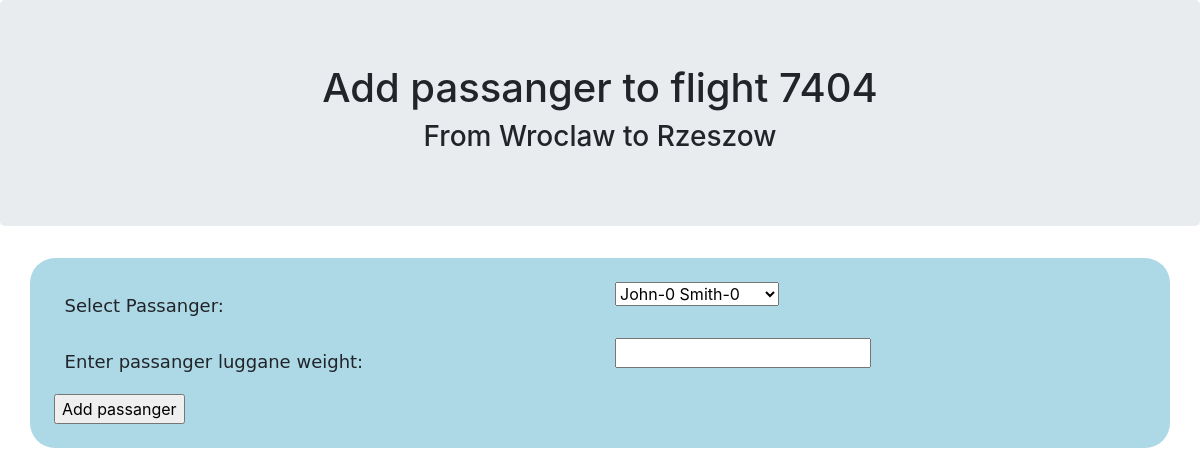
Screenshot of /airlinemanager/flights/7404/add_passanger_form (signed in) with the database file from the repository.
### flightmanager/models.py (models this page shows, shortened)
class Flight(models.Model):
    departure_date = models.DateTimeField()
    arrival_date = models.DateTimeField()
    departure_airport = models.CharField(max_length=20)
    arrival_airport = models.CharField(max_length=20)
    airplane = models.ForeignKey(Airplane, on_delete=models.CASCADE)

### flightmanager/views.py (the view)
# urls.py: path('flights/<int:flight_id>/add_passanger_form', views.add_passanger_form, name='add_passanger_form'),
@login_required
def add_passanger_form(request, flight_id):
    flight = get_object_or_404(Flight, pk=flight_id)
    passangers = Passanger.objects.all()
    return render(request, 'flightmanager/add_passanger.html', {'flight': flight, 'passangers': passangers})

### flightmanager/templates/flightmanager/add_passanger.html (shortened to what this page needs)
<!DOCTYPE html>
<html lang="en">
<head>
    <link rel="stylesheet" href="https://maxcdn.bootstrapcdn.com/bootstrap/4.1.0/css/bootstrap.min.css">
    {% load static %}
    <link rel="stylesheet" type="text/css" href="{% static 'flightmanager/add_passenger.css' %}" />
</head>
<body>
<div class="jumbotron text-center">
    <h1>Add passanger to flight {{ flight.id }}</h1>
    <h3>From {{ flight.departure_airport }} to {{ flight.arrival_airport }}</h3>
</div>
<div class="container" >
    <form id="add_user" action="{% url 'flightmanager:add_passanger' flight.id %}" method="post">
        <div class="row">
            <div class="col-sm-6">
                <label for="select">Select Passanger:</label>
            </div>
            <div class="col-sm-6">
                <select name="select" id="select" form="add_user">
                {% for passanger in passangers %}
                    <option value="{{ passanger.id }}">{{ passanger.name }} {{ passanger.surname }}</option>
                {% endfor %}
                </select>
            </div>
            <div class="col-sm-6">
                <label for="luggage_weight">Enter passanger luggane weight:</label>
            </div>
            <div class="col-sm-6">
                <input name="luggage_weight" required="" id="luggage_weight" type="number">
            </div>
            <div class="col-sm-12">
                <input type="submit" value="Add passanger" />
            </div>
        </div>
    </form>
</div>
</body>
</html>

### flightmanager/static/flightmanager/add_passenger.css (style rules this page uses)
.container { background-color: lightblue; padding: 2%; border-radius: 25px; }
label { font-size: 18px; font-family: "DejaVu Sans"; padding: 2%; }

### rows the page displays
Flight: id "7404", departure_airport "Wroclaw", arrival_airport "Rzeszow"

### other values shown
form field select "John-0 Smith-0"
